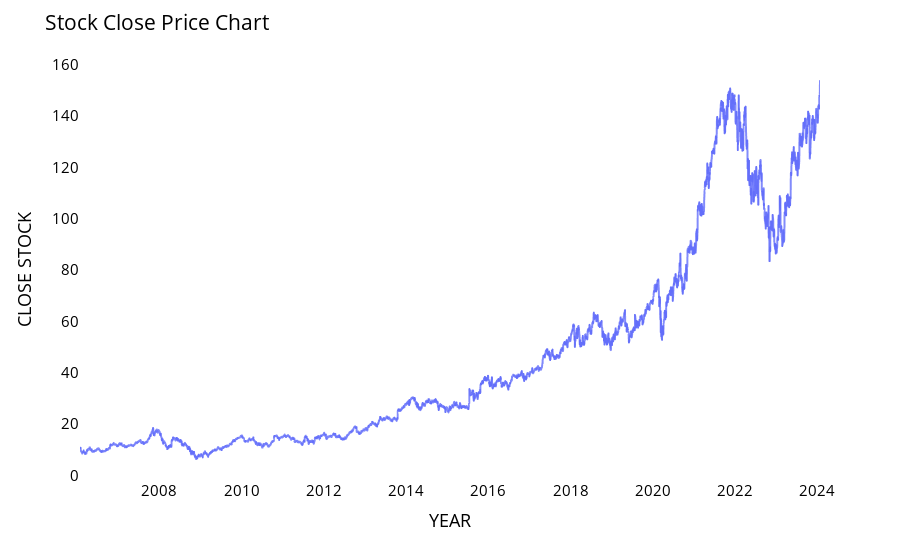

Source (notebook cell):
### Code cell
fig = px.line(close_data, x=close_data.Date, y=close_data.Close,labels={"Date":"YEAR","Close":"CLOSE STOCK"})
fig.update_traces(marker_line_width=2, opacity=0.8)
fig.update_layout(title_text='Stock Close Price Chart', plot_bgcolor='white', font_size=15, font_color='black')
fig.update_xaxes(showgrid=False)
fig.update_yaxes(showgrid=False)
fig.show()

### Figure 1 — Plotly figure (JSON) as saved in the notebook; plotly's stock layout.template omitted (floating-point values rounded to 4 significant figures; data arrays with more than 128 entries replaced by an {"elided": "..."} marker saying what was removed)
{"data": [{"hovertemplate": "YEAR=%{x}<br>CLOSE STOCK=%{y}<extra></extra>", "legendgroup": "", "line": {"color": "#636efa", "dash": "solid"}, "marker": {"line": {"width": 2}, "symbol": "circle"}, "mode": "lines", "name": "", "opacity": 0.8, "showlegend": false, "type": "scattergl", "x": {"elided": "4530 str values"}, "xaxis": "x", "y": {"elided": "4530 float values"}, "yaxis": "y"}], "layout": {"font": {"color": "black", "size": 15}, "legend": {"tracegroupgap": 0}, "margin": {"t": 60}, "plot_bgcolor": "white", "title": {"text": "Stock Close Price Chart"}, "xaxis": {"anchor": "y", "domain": [0, 1], "showgrid": false, "title": {"text": "YEAR"}}, "yaxis": {"anchor": "x", "domain": [0, 1], "showgrid": false, "title": {"text": "CLOSE STOCK"}}}}
